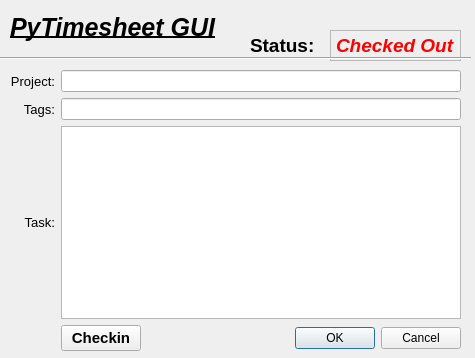
<ui version="4.0" >
 <class>Window</class>
 <widget class="QDialog" name="Window" >
  <property name="geometry" >
   <rect>
    <x>0</x>
    <y>0</y>
    <width>475</width>
    <height>358</height>
   </rect>
  </property>
  <property name="font" >
   <font>
    <weight>50</weight>
    <italic>false</italic>
    <bold>false</bold>
    <underline>false</underline>
   </font>
  </property>
  <property name="acceptDrops" >
   <bool>false</bool>
  </property>
  <property name="windowTitle" >
   <string>PyTimesheet GUI</string>
  </property>
  <property name="sizeGripEnabled" >
   <bool>false</bool>
  </property>
  <widget class="QLabel" name="label" >
   <property name="geometry" >
    <rect>
     <x>250</x>
     <y>30</y>
     <width>81</width>
     <height>31</height>
    </rect>
   </property>
   <property name="font" >
    <font>
     <pointsize>14</pointsize>
     <weight>75</weight>
     <bold>true</bold>
    </font>
   </property>
   <property name="text" >
    <string>Status:</string>
   </property>
   <property name="alignment" >
    <set>Qt::AlignLeading|Qt::AlignLeft|Qt::AlignVCenter</set>
   </property>
   <property name="margin" >
    <number>4</number>
   </property>
  </widget>
  <widget class="QLabel" name="appname" >
   <property name="geometry" >
    <rect>
     <x>10</x>
     <y>10</y>
     <width>471</width>
     <height>34</height>
    </rect>
   </property>
   <property name="font" >
    <font>
     <pointsize>19</pointsize>
     <weight>75</weight>
     <italic>true</italic>
     <bold>true</bold>
     <underline>true</underline>
    </font>
   </property>
   <property name="text" >
    <string>PyTimesheet GUI</string>
   </property>
  </widget>
  <widget class="QLabel" name="status" >
   <property name="geometry" >
    <rect>
     <x>330</x>
     <y>30</y>
     <width>131</width>
     <height>31</height>
    </rect>
   </property>
   <property name="palette" >
    <palette>
     <active>
      <colorrole role="WindowText" >
       <brush brushstyle="SolidPattern" >
        <color alpha="255" >
         <red>255</red>
         <green>0</green>
         <blue>0</blue>
        </color>
       </brush>
      </colorrole>
      <colorrole role="Text" >
       <brush brushstyle="SolidPattern" >
        <color alpha="255" >
         <red>255</red>
         <green>0</green>
         <blue>0</blue>
        </color>
       </brush>
      </colorrole>
     </active>
     <inactive>
      <colorrole role="WindowText" >
       <brush brushstyle="SolidPattern" >
        <color alpha="255" >
         <red>255</red>
         <green>0</green>
         <blue>0</blue>
        </color>
       </brush>
      </colorrole>
      <colorrole role="Text" >
       <brush brushstyle="SolidPattern" >
        <color alpha="255" >
         <red>255</red>
         <green>0</green>
         <blue>0</blue>
        </color>
       </brush>
      </colorrole>
     </inactive>
     <disabled>
      <colorrole role="WindowText" >
       <brush brushstyle="SolidPattern" >
        <color alpha="255" >
         <red>255</red>
         <green>0</green>
         <blue>0</blue>
        </color>
       </brush>
      </colorrole>
      <colorrole role="Text" >
       <brush brushstyle="SolidPattern" >
        <color alpha="255" >
         <red>255</red>
         <green>0</green>
         <blue>0</blue>
        </color>
       </brush>
      </colorrole>
     </disabled>
    </palette>
   </property>
   <property name="font" >
    <font>
     <pointsize>14</pointsize>
     <weight>75</weight>
     <italic>true</italic>
     <bold>true</bold>
    </font>
   </property>
   <property name="autoFillBackground" >
    <bool>false</bool>
   </property>
   <property name="styleSheet" >
    <string notr="true" >color: red;</string>
   </property>
   <property name="frameShape" >
    <enum>QFrame::StyledPanel</enum>
   </property>
   <property name="lineWidth" >
    <number>1</number>
   </property>
   <property name="text" >
    <string>Checked Out</string>
   </property>
   <property name="alignment" >
    <set>Qt::AlignLeading|Qt::AlignLeft|Qt::AlignVCenter</set>
   </property>
   <property name="margin" >
    <number>4</number>
   </property>
  </widget>
  <widget class="QWidget" name="gridLayoutWidget" >
   <property name="geometry" >
    <rect>
     <x>0</x>
     <y>60</y>
     <width>471</width>
     <height>301</height>
    </rect>
   </property>
   <layout class="QGridLayout" name="gridLayout" >
    <property name="margin" >
     <number>10</number>
    </property>
    <item row="1" column="1" >
     <layout class="QHBoxLayout" name="horizontalLayout_2" >
      <item>
       <widget class="QLineEdit" name="tag_field" >
        <property name="enabled" >
         <bool>true</bool>
        </property>
        <property name="font" >
         <font>
          <family>Monospace</family>
         </font>
        </property>
        <property name="toolTip" >
         <string>Tags separated by space</string>
        </property>
        <property name="statusTip" >
         <string>Tags separated by space</string>
        </property>
       </widget>
      </item>
     </layout>
    </item>
    <item row="0" column="0" >
     <widget class="QLabel" name="project_field_label" >
      <property name="font" >
       <font>
        <pointsize>10</pointsize>
       </font>
      </property>
      <property name="text" >
       <string>Project:</string>
      </property>
      <property name="alignment" >
       <set>Qt::AlignRight|Qt::AlignTrailing|Qt::AlignVCenter</set>
      </property>
     </widget>
    </item>
    <item row="0" column="1" >
     <widget class="QLineEdit" name="project_field" />
    </item>
    <item row="2" column="0" >
     <widget class="QLabel" name="task_field_label" >
      <property name="font" >
       <font>
        <pointsize>10</pointsize>
        <weight>50</weight>
        <bold>false</bold>
       </font>
      </property>
      <property name="text" >
       <string>Task:</string>
      </property>
      <property name="alignment" >
       <set>Qt::AlignRight|Qt::AlignTrailing|Qt::AlignVCenter</set>
      </property>
     </widget>
    </item>
    <item row="2" column="1" >
     <widget class="QTextEdit" name="task_field" >
      <property name="enabled" >
       <bool>true</bool>
      </property>
      <property name="palette" >
       <palette>
        <active>
         <colorrole role="Base" >
          <brush brushstyle="SolidPattern" >
           <color alpha="255" >
            <red>255</red>
            <green>255</green>
            <blue>255</blue>
           </color>
          </brush>
         </colorrole>
        </active>
        <inactive>
         <colorrole role="Base" >
          <brush brushstyle="SolidPattern" >
           <color alpha="255" >
            <red>255</red>
            <green>255</green>
            <blue>255</blue>
           </color>
          </brush>
         </colorrole>
        </inactive>
        <disabled>
         <colorrole role="Base" >
          <brush brushstyle="SolidPattern" >
           <color alpha="255" >
            <red>239</red>
            <green>235</green>
            <blue>231</blue>
           </color>
          </brush>
         </colorrole>
        </disabled>
       </palette>
      </property>
      <property name="contextMenuPolicy" >
       <enum>Qt::CustomContextMenu</enum>
      </property>
     </widget>
    </item>
    <item row="3" column="1" >
     <layout class="QHBoxLayout" name="horizontalLayout" >
      <item>
       <widget class="QPushButton" name="sessionButton" >
        <property name="font" >
         <font>
          <pointsize>11</pointsize>
          <weight>75</weight>
          <bold>true</bold>
         </font>
        </property>
        <property name="text" >
         <string>Checkin</string>
        </property>
       </widget>
      </item>
      <item>
       <widget class="QDialogButtonBox" name="buttonBox" >
        <property name="orientation" >
         <enum>Qt::Horizontal</enum>
        </property>
        <property name="standardButtons" >
         <set>QDialogButtonBox::Cancel|QDialogButtonBox::Ok</set>
        </property>
       </widget>
      </item>
     </layout>
    </item>
    <item row="1" column="0" >
     <widget class="QLabel" name="tag_field_label" >
      <property name="font" >
       <font>
        <pointsize>10</pointsize>
       </font>
      </property>
      <property name="text" >
       <string>Tags:</string>
      </property>
      <property name="alignment" >
       <set>Qt::AlignRight|Qt::AlignTrailing|Qt::AlignVCenter</set>
      </property>
     </widget>
    </item>
   </layout>
   <zorder>project_field_label</zorder>
   <zorder>project_field</zorder>
   <zorder>task_field_label</zorder>
   <zorder>task_field</zorder>
   <zorder></zorder>
   <zorder>tag_field_label</zorder>
  </widget>
  <widget class="Line" name="line" >
   <property name="geometry" >
    <rect>
     <x>0</x>
     <y>50</y>
     <width>471</width>
     <height>16</height>
    </rect>
   </property>
   <property name="orientation" >
    <enum>Qt::Horizontal</enum>
   </property>
  </widget>
 </widget>
 <resources/>
 <connections>
  <connection>
   <sender>sessionButton</sender>
   <signal>clicked()</signal>
   <receiver>Window</receiver>
   <slot>changeSessionStatus()</slot>
   <hints>
    <hint type="sourcelabel" >
     <x>102</x>
     <y>343</y>
    </hint>
    <hint type="destinationlabel" >
     <x>230</x>
     <y>189</y>
    </hint>
   </hints>
  </connection>
  <connection>
   <sender>buttonBox</sender>
   <signal>accepted()</signal>
   <receiver>Window</receiver>
   <slot>accept()</slot>
   <hints>
    <hint type="sourcelabel" >
     <x>396</x>
     <y>349</y>
    </hint>
    <hint type="destinationlabel" >
     <x>157</x>
     <y>274</y>
    </hint>
   </hints>
  </connection>
  <connection>
   <sender>buttonBox</sender>
   <signal>rejected()</signal>
   <receiver>Window</receiver>
   <slot>reject()</slot>
   <hints>
    <hint type="sourcelabel" >
     <x>459</x>
     <y>349</y>
    </hint>
    <hint type="destinationlabel" >
     <x>286</x>
     <y>274</y>
    </hint>
   </hints>
  </connection>
  <connection>
   <sender>project_field</sender>
   <signal>returnPressed()</signal>
   <receiver>Window</receiver>
   <slot>checkin()</slot>
   <hints>
    <hint type="sourcelabel" >
     <x>260</x>
     <y>83</y>
    </hint>
    <hint type="destinationlabel" >
     <x>233</x>
     <y>176</y>
    </hint>
   </hints>
  </connection>
 </connections>
 <slots>
  <slot>getTags()</slot>
  <slot>changeSessionStatus()</slot>
  <slot>setTags()</slot>
  <slot>buttonPress()</slot>
  <slot>checkin()</slot>
 </slots>
</ui>
